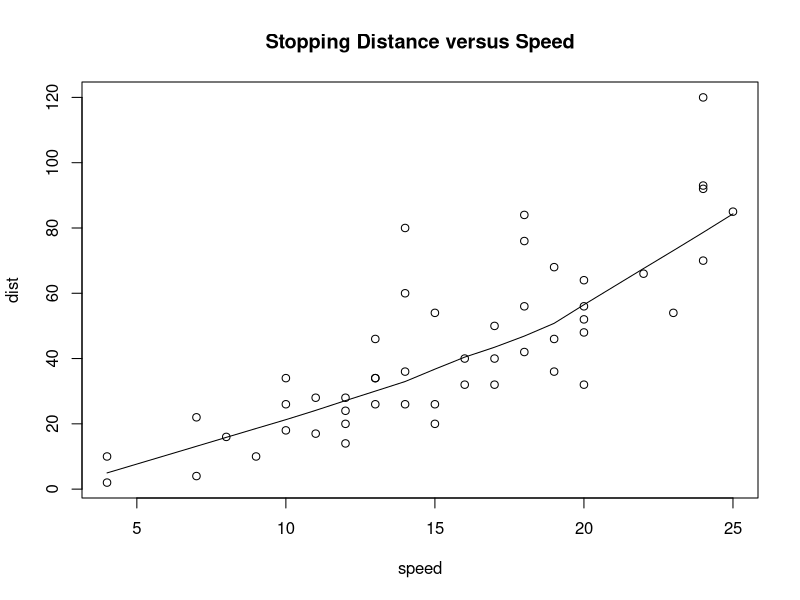
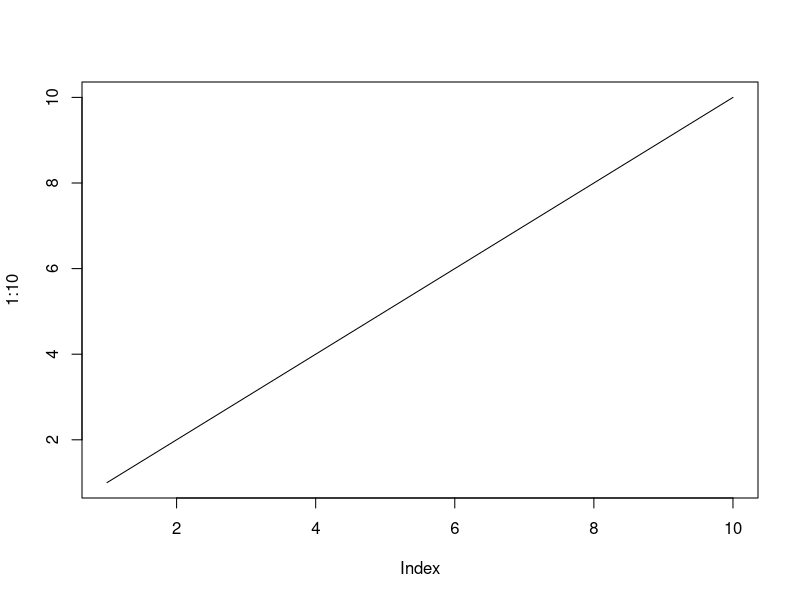
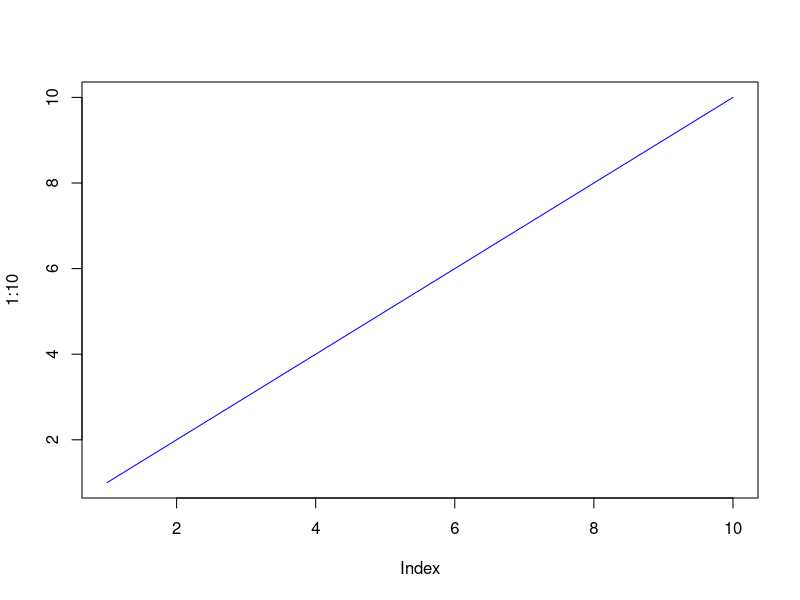
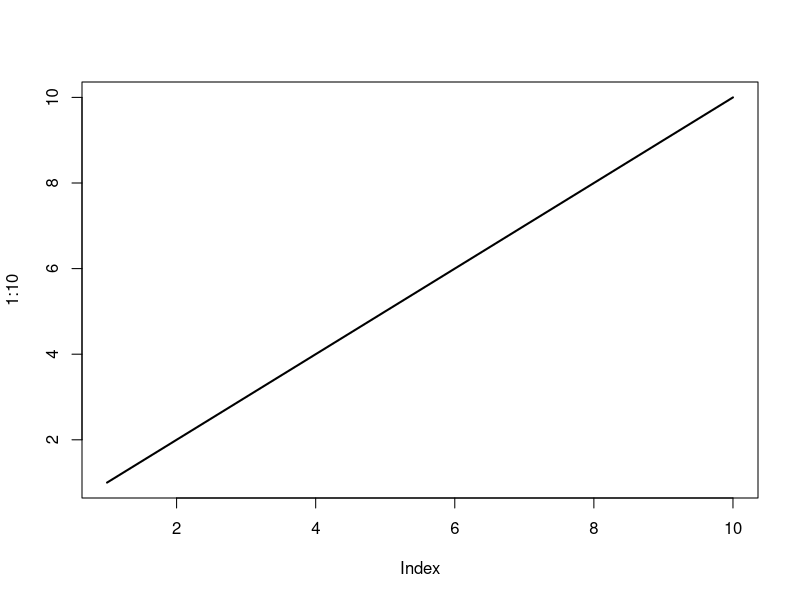
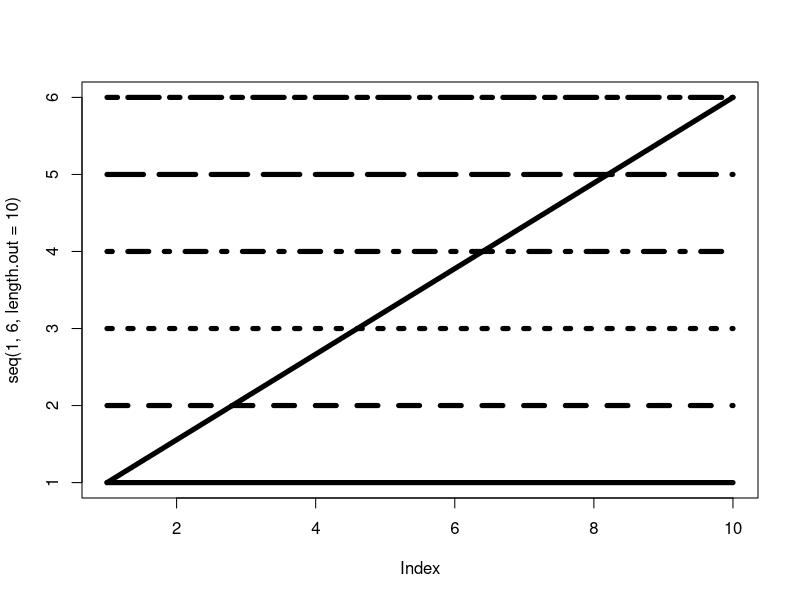
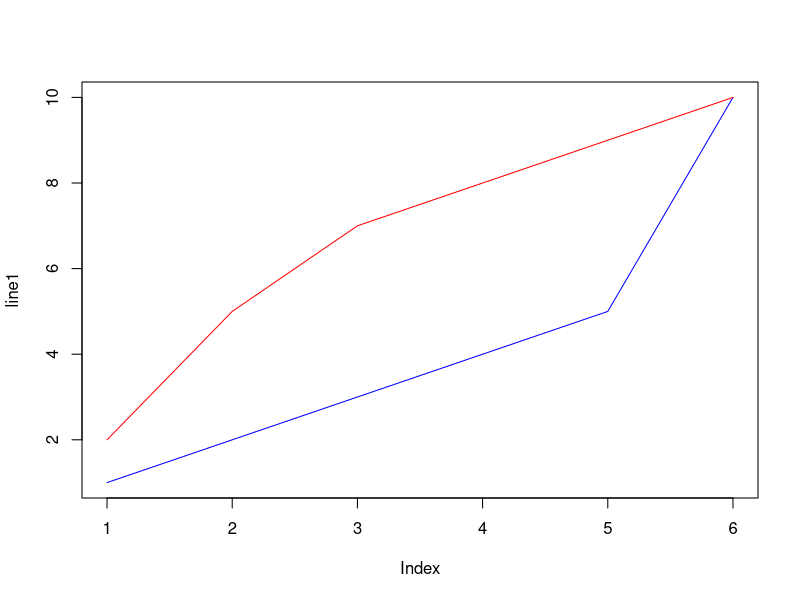
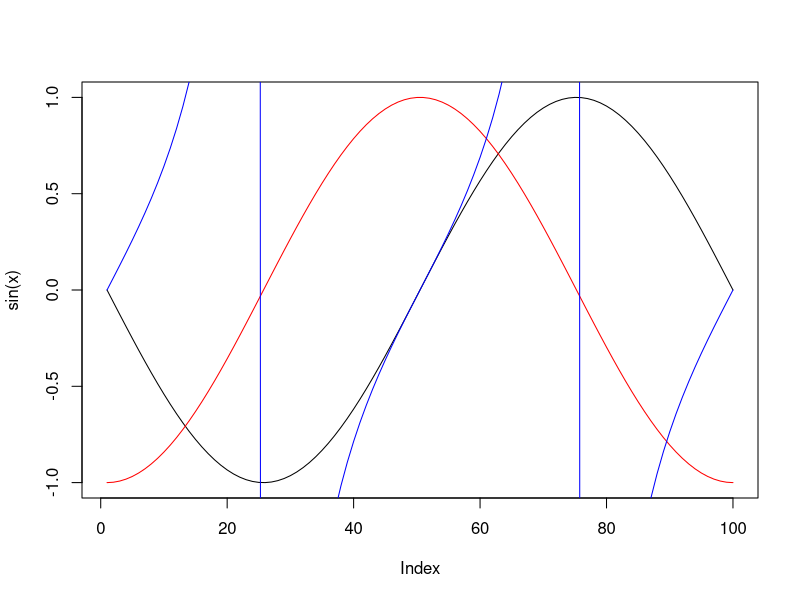

Here is the R script that generated these plots, in order:
## ---- chunk 1
example(lines)
## ---- chunk 2
plot(1:10, type="l")
## ---- chunk 3
plot(1:10, type="l", col="blue")
## ---- chunk 4
plot(1:10, type="l", lwd=2)
## ---- chunk 5
plot(seq(1, 6, length.out = 10), type = "l", lwd=5)
lines(rep(1, 10), type = "l", lwd=5, lty=1)
lines(rep(2, 10), type = "l", lwd=5, lty=2)
lines(rep(3, 10), type = "l", lwd=5, lty=3)
lines(rep(4, 10), type = "l", lwd=5, lty=4)
lines(rep(5, 10), type = "l", lwd=5, lty=5)
lines(rep(6, 10), type = "l", lwd=5, lty=6)
## ---- chunk 6
line1 <- c(1,2,3,4,5,10)
line2 <- c(2,5,7,8,9,10)

plot(line1, type = "l", col = "blue")
lines(line2, type="l", col = "red")
## ---- chunk 7
x <- seq(- pi, pi, length.out = 100)
plot(sin(x), type = "l")
lines(cos(x), col = "red")
lines(tan(x), col = "blue")
